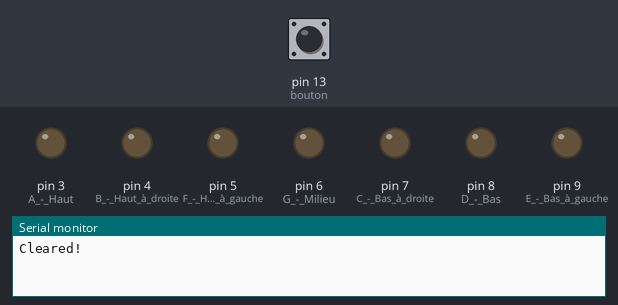
Recording of a sketch running on a simulated Arduino Uno, built with avr-gcc and run on an emulated ATmega328P. On the bench: output pins drawn as LEDs (lit = HIGH), the last lines printed to the serial monitor. The inputs (shaded band) are chosen by the test bench; at power-on: pin 13 (bouton) LOW.

Above: at 1.2 s.
1.3 s: pin 13 (bouton) driven HIGH
4.3 s: pin 13 (bouton) driven LOW
At 4.7 s:
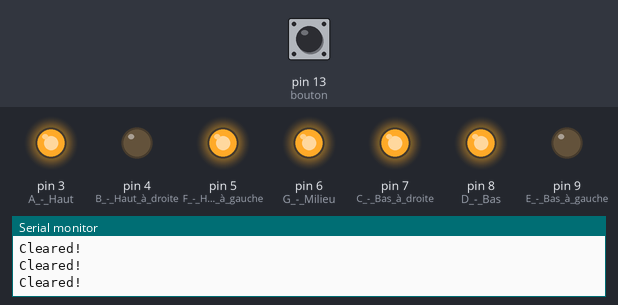
5.8 s: pin 13 (bouton) driven HIGH
At 6.01 s:
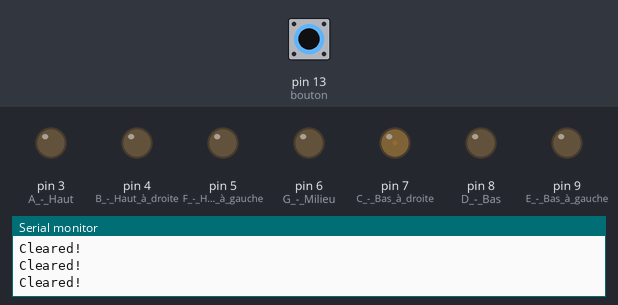
8.8 s: pin 13 (bouton) driven LOW
At 9.3 s:
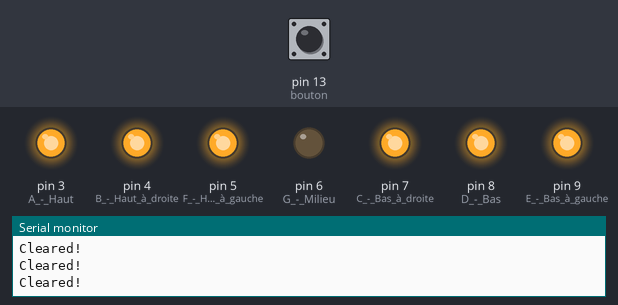
10.3 s: pin 13 (bouton) driven HIGH
At 10.51 s:
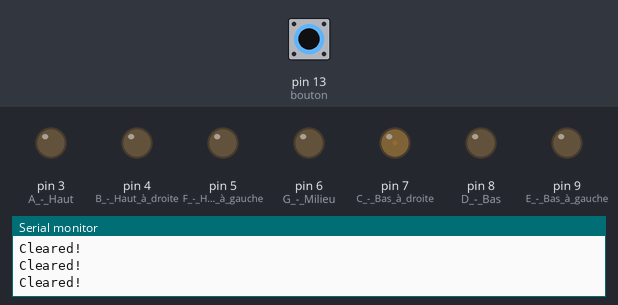
13.3 s: pin 13 (bouton) pulsed LOW 2 times (0.12 s each, 0.3 s apart)
At 13.71 s:
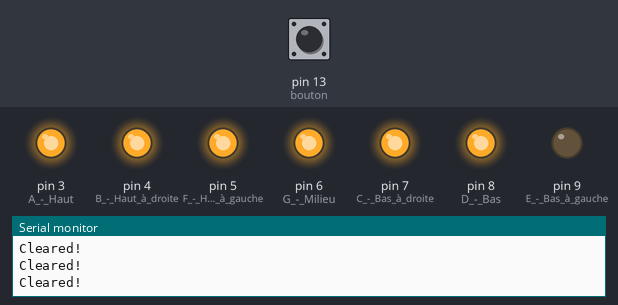
Timing chart, 0 to 16.3 s (numbered marks = the images above; inputs shaded):
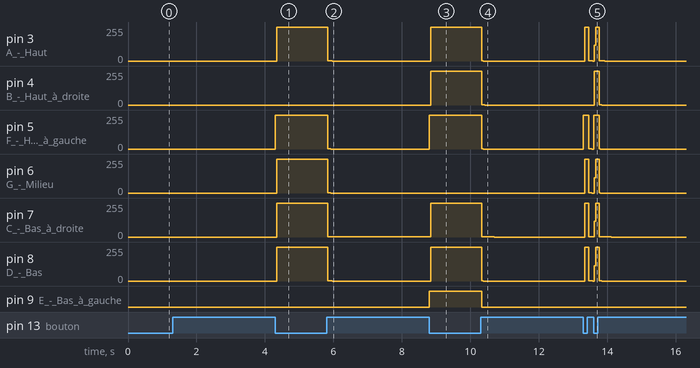

Measured:
- after the input at 4.3 s, pin 3 (A_-_Haut), pin 5 (F_-_Haut_à_gauche), pin 6 (G_-_Milieu), pin 7 (C_-_Bas_à_droite), pin 8 (D_-_Bas): 0/255 → 255/255 at once
- after the input at 5.8 s, pin 3 (A_-_Haut), pin 8 (D_-_Bas): 255/255 → 1/255 at once, → 0/255 0.12 s later; pin 5 (F_-_Haut_à_gauche), pin 6 (G_-_Milieu): 255/255 → 1/255 at once, → 0/255 0.08 s later; pin 7 (C_-_Bas_à_droite): 255/255 → 1/255 at once
- after the input at 8.8 s, pin 3 (A_-_Haut), pin 4 (B_-_Haut_à_droite), pin 5 (F_-_Haut_à_gauche), pin 8 (D_-_Bas): 0/255 → 255/255 at once; pin 7 (C_-_Bas_à_droite): 1/255 → 255/255 at once; pin 9 (E_-_Bas_à_gauche): LOW → HIGH at once
- after the input at 10.3 s, pin 3 (A_-_Haut), pin 5 (F_-_Haut_à_gauche), pin 8 (D_-_Bas): 255/255 → 0/255 at once; pin 4 (B_-_Haut_à_droite): 255/255 → 1/255 at once, → 0/255 0.08 s later; pin 7 (C_-_Bas_à_droite): 255/255 → 1/255 at once, → 0/255 0.36 s later; pin 9 (E_-_Bas_à_gauche): HIGH → LOW at once
- after the input at 13.3 s, pin 3 (A_-_Haut): 0/255 → 255/255 at once, → 1/255 0.12 s later, → 255/255 0.12 s later, → 1/255 0.18 s later, … (5 changes in this stretch); pin 4 (B_-_Haut_à_droite): 0/255 → 255/255 after 0.32 s, → 1/255 0.14 s later, → 0/255 0.08 s later

The sketch:

7segment.ino
```cpp
//
//
int count = 0;

void setup()
{
  // NE PAS FAIRE DE BOUCLE FOR
  pinMode(3, OUTPUT); // A - Haut
  pinMode(4, OUTPUT); // B - Haut à droite
  pinMode(5, OUTPUT); // F - Haut à gauche
  pinMode(6, OUTPUT); // G - Milieu
  pinMode(7, OUTPUT); // C - Bas à droite
  pinMode(8, OUTPUT); // D - Bas
  pinMode(9, OUTPUT); // E - Bas à gauche
  pinMode(13, INPUT); // bouton
  Serial.begin(9600);
  clearDisplay();
}

void loop()
{
  int button = 0;
  button = digitalRead(13);

  if(button == 1){

    // 1
    if(count == 0){
      clearDisplay();
      digitalWrite(4, HIGH);
      digitalWrite(7, HIGH);
      count++;
    }

    // 2
    else if(count == 1){
      clearDisplay();
      digitalWrite(3, HIGH);
      digitalWrite(4, HIGH);
      digitalWrite(6, HIGH);
      digitalWrite(8, HIGH);
      digitalWrite(9, HIGH);
      count++;
    }

    // 3
    else if(count == 2){
      clearDisplay();
      digitalWrite(3, HIGH);
      digitalWrite(4, HIGH);
      digitalWrite(6, HIGH);
      digitalWrite(7, HIGH);
      digitalWrite(8, HIGH);
      count++;
    }

    // 4
    else if(count == 3){
      clearDisplay();
      digitalWrite(4, HIGH);
      digitalWrite(5, HIGH);
      digitalWrite(6, HIGH);
      digitalWrite(7, HIGH);
      count++;
    }

    // 5
    else if(count == 4){
      clearDisplay();
      digitalWrite(3, HIGH);
      digitalWrite(5, HIGH);
      digitalWrite(6, HIGH);
      digitalWrite(7, HIGH);
      digitalWrite(8, HIGH);
      count++;
    }

    // 6
    else if(count == 5){
      clearDisplay();
      digitalWrite(3, HIGH);
      digitalWrite(5, HIGH);
      digitalWrite(6, HIGH);
      digitalWrite(7, HIGH);
      digitalWrite(8, HIGH);
      digitalWrite(9, HIGH);
      count++;
    }

    // 7
    else if(count == 6){
      clearDisplay();
      digitalWrite(3, HIGH);
      digitalWrite(4, HIGH);
      digitalWrite(7, HIGH);
      count++;
    }

    // 8
    else if(count == 7){
      clearDisplay();
      digitalWrite(3, HIGH);
      digitalWrite(4, HIGH);
      digitalWrite(5, HIGH);
      digitalWrite(6, HIGH);
      digitalWrite(7, HIGH);
      digitalWrite(8, HIGH);
      digitalWrite(9, HIGH);
      count++;
    }

    // 9
    else if(count == 8){
      clearDisplay();
      digitalWrite(3, HIGH);
      digitalWrite(4, HIGH);
      digitalWrite(5, HIGH);
      digitalWrite(6, HIGH);
      digitalWrite(7, HIGH);
      digitalWrite(8, HIGH);
      count++;
    }

    // 0
    else if(count == 9){
      clearDisplay();
      digitalWrite(3, HIGH);
      digitalWrite(4, HIGH);
      digitalWrite(5, HIGH);
      digitalWrite(7, HIGH);
      digitalWrite(8, HIGH);
      digitalWrite(9, HIGH);
      count = 0;
    }
  }
}

void clearDisplay() {
  digitalWrite(3, LOW);
  digitalWrite(4, LOW);
  digitalWrite(5, LOW);
  digitalWrite(6, LOW);
  digitalWrite(7, LOW);
  digitalWrite(8, LOW);
  digitalWrite(9, LOW);
  Serial.println("Cleared!");
}
```
